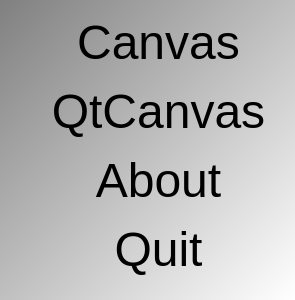
<?xml version="1.0" encoding="UTF-8"?>
<ui version="4.0">
 <class>QtToolTestCanvasMenuDialog</class>
 <widget class="QDialog" name="QtToolTestCanvasMenuDialog">
  <property name="geometry">
   <rect>
    <x>0</x>
    <y>0</y>
    <width>295</width>
    <height>300</height>
   </rect>
  </property>
  <property name="font">
   <font>
    <pointsize>20</pointsize>
   </font>
  </property>
  <property name="styleSheet">
   <string notr="true">QDialog { 
background-color: qlineargradient(x1: 0, y1: 0, x2: 1, y2: 1, stop: 0  #808080, stop: 1 #ffffff);
}
QPushButton { background-color: rgb(255, 255, 255);  }
QPushButton { color: rgb(0,0,0); }
QPushButton { font: 48px  }</string>
  </property>
  <layout class="QFormLayout" name="formLayout">
   <item row="0" column="0">
    <widget class="QLabel" name="label">
     <property name="maximumSize">
      <size>
       <width>64</width>
       <height>64</height>
      </size>
     </property>
     <property name="text">
      <string/>
     </property>
     <property name="pixmap">
      <pixmap resource="ToolTestCanvas.qrc">:/images/ToolTestCanvasWelcome.png</pixmap>
     </property>
     <property name="scaledContents">
      <bool>true</bool>
     </property>
    </widget>
   </item>
   <item row="0" column="1">
    <widget class="QPushButton" name="button_start_canvas">
     <property name="text">
      <string>Canvas</string>
     </property>
     <property name="flat">
      <bool>true</bool>
     </property>
    </widget>
   </item>
   <item row="1" column="1">
    <widget class="QPushButton" name="button_start_qtcanvas">
     <property name="text">
      <string>QtCanvas</string>
     </property>
     <property name="flat">
      <bool>true</bool>
     </property>
    </widget>
   </item>
   <item row="2" column="1">
    <widget class="QPushButton" name="button_about">
     <property name="text">
      <string>About</string>
     </property>
     <property name="flat">
      <bool>true</bool>
     </property>
    </widget>
   </item>
   <item row="3" column="1">
    <widget class="QPushButton" name="button_quit">
     <property name="text">
      <string>Quit</string>
     </property>
     <property name="flat">
      <bool>true</bool>
     </property>
    </widget>
   </item>
  </layout>
 </widget>
 <resources>
  <include location="ToolTestCanvas.qrc"/>
 </resources>
 <connections/>
</ui>
